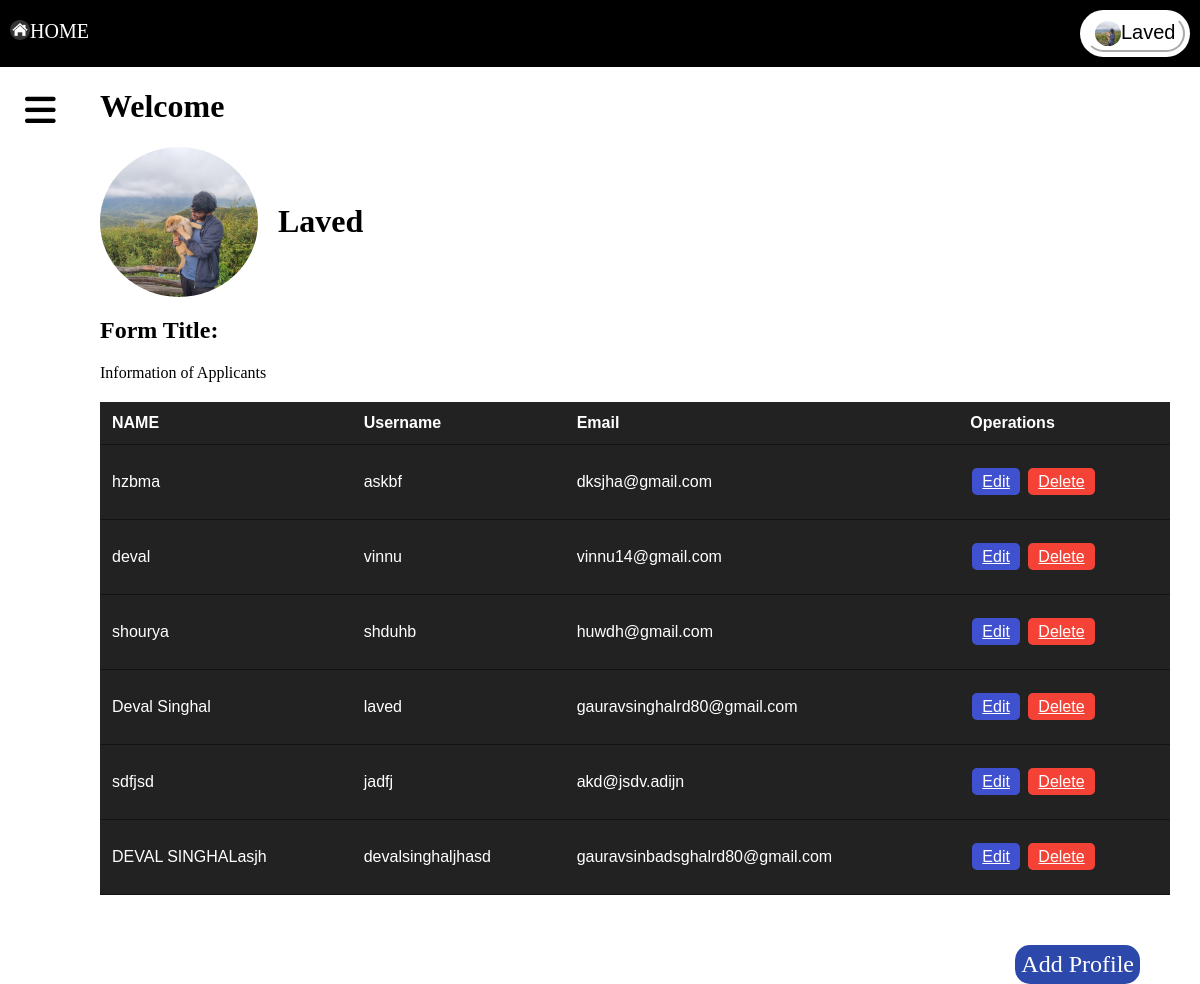
The page / on the database its author committed.
### users/models.py (models this page shows, shortened)
class users(models.Model):
    id = models.AutoField(primary_key=True)
    name = models.CharField(max_length=100)
    username = models.CharField(max_length=100, unique=True)
    email = models.EmailField(unique=True)

### users/views.py (the view)
# urls.py: path('',views.user_list,name='home-page'),
def user_list(request):
    context = {
     'users' :users.objects.all(),
    }
    return render(request, 'users/list.html', context)

### users/templates/users/list.html (shortened to what this page needs)
{%load static%}
<!DOCTYPE html>
<html lang="en">
<head>
    <link rel="stylesheet" href="{% static 'users/alcher.css' %}">
    <link rel="stylesheet" href="https://cdnjs.cloudflare.com/ajax/libs/font-awesome/6.1.1/css/all.min.css">
</head>
<body>
    <header>
        <div class="home">
            <a class="home" href="./index.html">
                <img id="imghome" src="{%static 'users/images/round.png'%}"  alt="home" height="20px">
                <span>HOME</span>
            </a>
        </div>
        <div class="mailid">
            <button class="mail" onclick="toggleMailDropdown()">
                <img id="imgmail" src="{%static 'users/images/profile.jpeg'%}" alt="" height="25px">
                <span>Laved</span>
            </button>
        </div>
    </header>
    <div class="menu-button" onclick="toggleSidebar()">
        <i class="fas fa-bars"></i>
    </div>
    <main class="main">
        <h1 id="welcome">Welcome</h1>
        <div class="username">
            <img src="{%static 'users/images/profile.jpeg'%}" height="150px" alt="">
            <h1 style="margin-left: 20px;">Laved</h1>
        </div>
        <div class="form-title">
            <h2>Form Title:</h2>
            <p>Information of Applicants</p>
        </div>
        <table>
            <thead>
                <tr>
                    <th data-label="Name">NAME</th>
                    <th data-label="Username">Username</th>
                    <th data-label="Email">Email</th>
                    <th data-label="Operations">Operations</th>
                </tr>
                {% for user in users %}
                <tr>
                <td>
                    <p>{{user.name}}</p>
                </td>
                <td>
                    <p>{{user.username}}</p>
                </td>
                <td>
                    <p>{{user.email}}</p>
                </td>
                <td>
                <a href="{% url 'edituser' user.id%}" class="action-btn edit-btn" >Edit</a>
                <a href="{% url 'deleteuser' user.id%}" class="action-btn delete-btn" >Delete</a>
                </td>
                </tr>
                {%endfor%}
            </thead>
        </table>
        <div id="add-profile-container">
            <a href="{%url 'adduser'%}" class="add-profile">Add Profile</a>
        </div>
    </main>
</body>
</html>

### users/static/users/alcher.css (style rules this page uses)
body { height: 100vh; background-color: white; margin: 0; padding: 0; }
header { display: flex; justify-content: space-between; padding: 10px; background-color: black; color: white; position: sticky; align-content: center; top: 0; z-index: 1000; }
.mailid { background-color: white; color: black; border-radius: 50px; position: relative; }
.mail { background-color: white; margin: 5px; color: black; border-radius: 50px; display: flex; justify-content: center; padding: 4px; border-color: white; width: 100px; }
span { font-size: 20px; }
.home { margin-top: 5px; display: flex; justify-content: center; text-decoration: none; color: white; }
#imgmail { border-radius: 50%; }
.menu-button { position: absolute; color: black; font-size: 35px; cursor: pointer; margin: 25px; }
main { margin-left: 100px; transition: 0.5s ease; margin-right: 30px; }
.username { display: flex; align-items: center; }
.username img { border-radius: 50%; }
table { width: 100%; border-collapse: collapse; margin-top: 20px; font-family: Arial, sans-serif; }
th, td { padding: 12px; text-align: left; border-bottom: 1px solid #141313; }
thead { background-color: #212221; color: white; }
.action-btn { padding: 5px 10px; margin: 2px; border: none; border-radius: 5px; cursor: pointer; }
.edit-btn { background-color: #4051cf; color: white; }
.delete-btn { background-color: #f44336; color: white; }
.add-profile { text-decoration: none; color: white; background-color: rgb(45, 72, 171); border-radius: 15px; padding: 6px; margin-top: 50px; margin-right: 30px; font-size: x-large; }
#add-profile-container { display: flex; width: 100%; align-items: center; justify-content: flex-end; }

### rows shown on the page
users: name "hzbma", username "askbf", email "dksjha@gmail.com"
users: name "deval", username "vinnu", email "vinnu14@gmail.com"
users: name "shourya", username "shduhb", email "huwdh@gmail.com"
users: name "Deval Singhal", username "laved", email "gauravsinghalrd80@gmail.com"
users: name "sdfjsd", username "jadfj", email "akd@jsdv.adijn"
users: name "DEVAL SINGHALasjh", username "devalsinghaljhasd", email "gauravsinbadsghalrd80@gmail.com"
